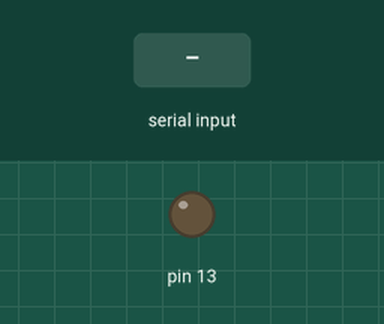
A sketch run on a simulated Arduino Uno, built with avr-gcc and run on an emulated ATmega328P. On the bench: output pins drawn as LEDs (lit = HIGH). Dashed ring = blinking. The inputs (shaded band) are chosen by the test bench.

Above: at 1.2 s.
1.3 s: "1" received over Serial
At 1.4 s:
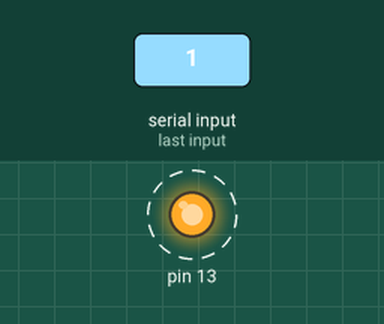
Timing chart, 0 to 5.0 s (numbered marks = the images above; inputs shaded):
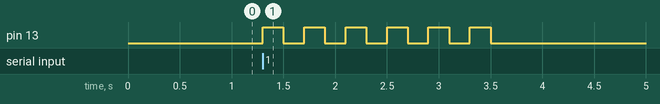

Measured:
- after the input at 1.3 s, pin 13: alternates HIGH for 0.20 s and LOW for 0.20 s, 12 changes in all, then stays LOW, starting at once

The sketch:

rxtx.ino
```cpp
int incomingByte = 0;   // for incoming serial data

void setup() {
        Serial.begin(9600);     // opens serial port, sets data rate to 9600 bps
        pinMode(13, OUTPUT);
}

void test(){
   for (int i = 0; i < 6; i++) {
      digitalWrite(13, HIGH);
      delay(200);
      digitalWrite(13, LOW);
      delay(200);
   }
}

void loop() {

        // send data only when you receive data:
        if (Serial.available() > 0) {
                // read the incoming byte:
                incomingByte = Serial.read();

                // say what you got:
                if (incomingByte == '1') {
                  test();
                }
        }
}
```
